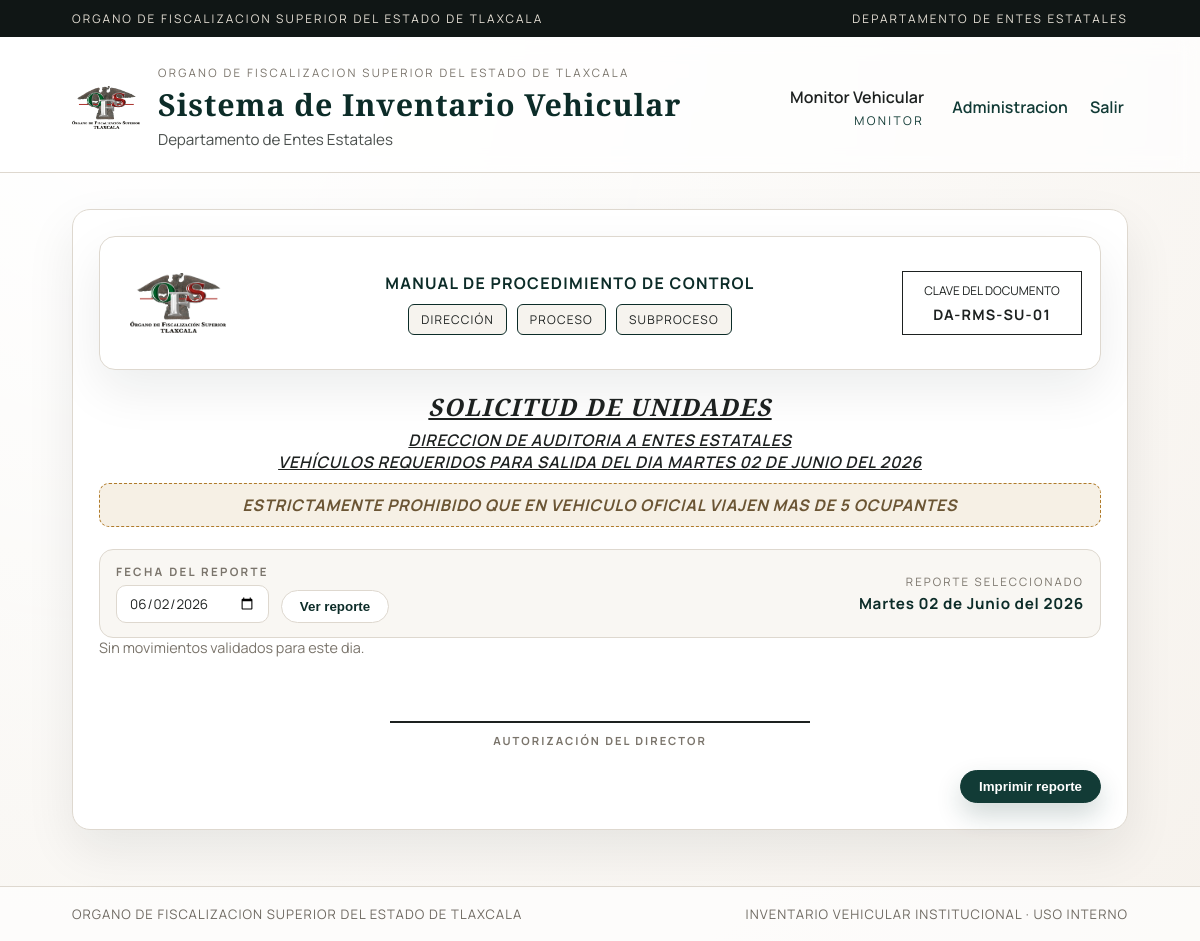
Page /reporte-diario (signed in) on the earlier database version.
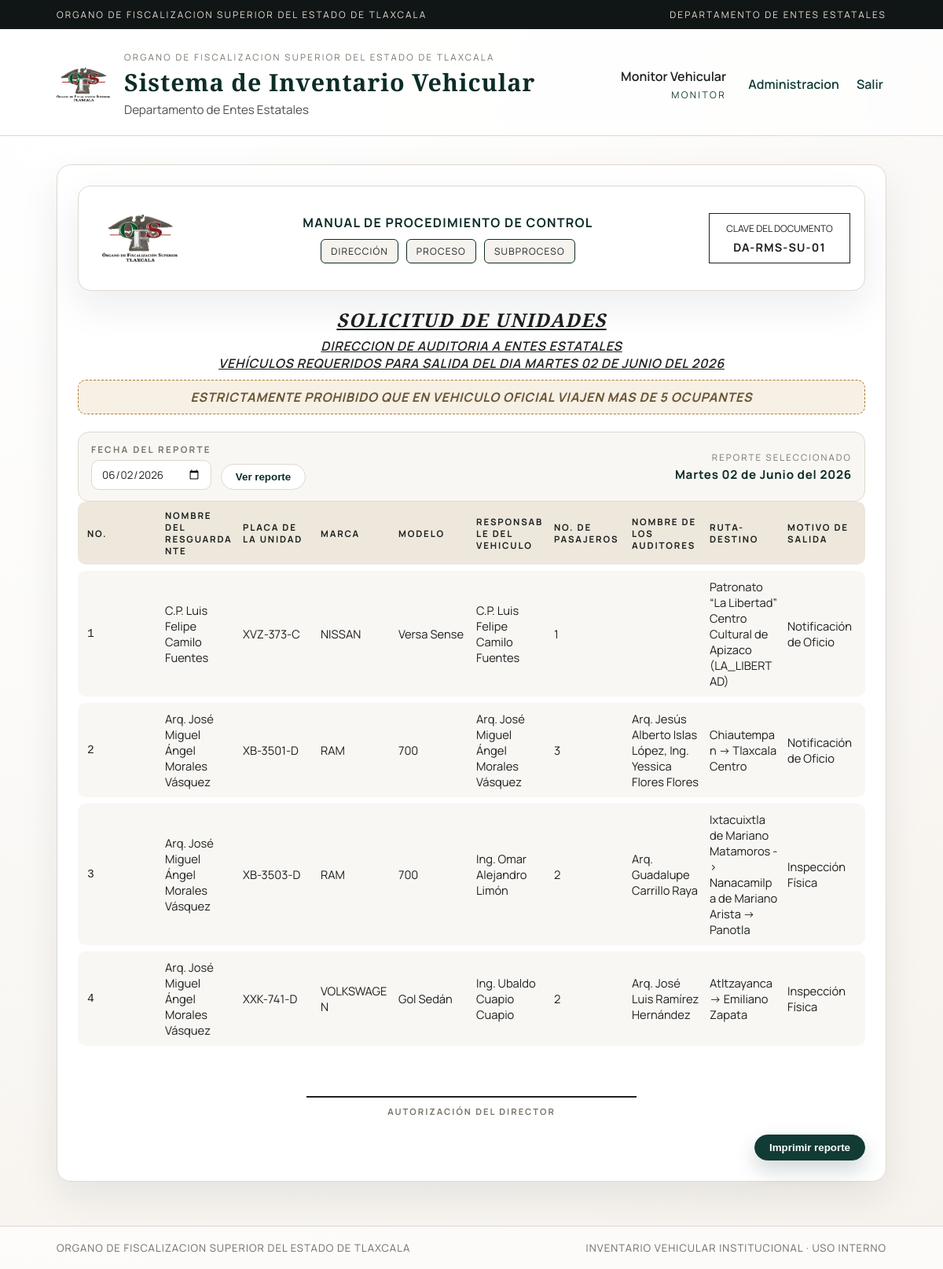
Same page on the later database version.
### tables this page shows
CREATE TABLE "movimientos" (
                    id INTEGER PRIMARY KEY AUTOINCREMENT,
                    folio TEXT UNIQUE NOT NULL,
                    usuario_id INTEGER NOT NULL,
                    ente_clave TEXT NOT NULL,
                    fecha_solicitud TEXT NOT NULL,
                    fecha_entrega TEXT,
                    fecha_devolucion TEXT,
                    cantidad INTEGER NOT NULL,
                    receptor_nombre TEXT NOT NULL,
                    firma_recepcion TEXT,
                    devuelto INTEGER DEFAULT 0,
                    observaciones TEXT,
                    resguardante_nombre TEXT,
                    resguardante_id INTEGER,
                    placa_unidad TEXT,
                    marca TEXT,
                    modelo TEXT,
                    responsable_vehiculo TEXT,
                    vehiculo_id INTEGER,
                    responsable_id INTEGER,
                    no_pasajeros INTEGER,
                    ruta_destino TEXT,
                    motivo_salida TEXT,
                    created_at TIMESTAMP DEFAULT CURRENT_TIMESTAMP, es_emergencia INTEGER DEFAULT 0,
                    FOREIGN KEY(usuario_id) REFERENCES usuarios(id),
                    FOREIGN KEY(vehiculo_id) REFERENCES vehiculos(id)
                );

### app.py (the view)
    @app.route("/reporte-diario")
    def reporte_diario():
        if not session.get("autenticado"):
            return redirect(url_for("login"))
        if session.get("rol") not in {"monitor", "admin"}:
            return redirect(url_for("dashboard"))
        fecha = _normalizar_fecha_solicitud(request.args.get("fecha"))
        movimientos = db_manager.listar_movimientos_entregados(
            session.get("usuario_id"),
            fecha,
        )
        fecha_larga = _fecha_larga_es(fecha)
        return render_template(
            "reporte_diario.html",
            movimientos=movimientos,
            fecha_larga=fecha_larga,
            fecha=fecha,
            can_print=True,
        )

### app.py (called while the page is built)
def _normalizar_fecha_solicitud(fecha_txt: Optional[str]) -> str:
    if not fecha_txt:
        return date.today().isoformat()
    try:
        return datetime.strptime(fecha_txt, "%Y-%m-%d").date().isoformat()
    except ValueError:
        return date.today().isoformat()

def _fecha_larga_es(fecha_iso: str) -> str:
    if not fecha_iso:
        return ""
    try:
        fecha = datetime.strptime(fecha_iso, "%Y-%m-%d").date()
    except ValueError:
        return fecha_iso
    dias = [
        "Lunes",
        "Martes",
        "Miercoles",
        "Jueves",
        "Viernes",
        "Sabado",
        "Domingo",
    ]
    meses = [
        "Enero",
        "Febrero",
        "Marzo",
        "Abril",
        "Mayo",
        "Junio",
        "Julio",
        "Agosto",
        "Septiembre",
        "Octubre",
        "Noviembre",
        "Diciembre",
    ]
    return f"{dias[fecha.weekday()]} {fecha.day:02d} de {meses[fecha.month - 1]} del {fecha.year}"

### scripts/utils.py (called while the page is built)
    def _connect(self):
        conn = sqlite3.connect(self.db_path, timeout=10)
        conn.row_factory = sqlite3.Row
        return conn

### templates/reporte_diario.html (shortened to what this page needs)
{% extends "base.html" %}
{% block content %}
{% set movimientos_len = movimientos|length if movimientos else 0 %}
<section class="card report{% if movimientos_len >= 16 %} report-ultra{% elif movimientos_len > 10 %} report-compact{% elif movimientos_len > 5 %} report-tight{% endif %}">
  <div class="report-doc-header">
    <div class="report-doc-logo">
      <img src="{{ url_for('static', filename='img/logo.png') }}" alt="Logo institucional">
    </div>
    <div class="report-doc-title">
      <div class="report-doc-name">MANUAL DE PROCEDIMIENTO DE CONTROL</div>
      <div class="report-doc-tags">
        <span class="report-doc-tag">Dirección</span>
        <span class="report-doc-tag">Proceso</span>
        <span class="report-doc-tag">Subproceso</span>
      </div>
    </div>
    <div class="report-doc-key">
      <span>Clave del documento</span>
      <strong>DA-RMS-SU-01</strong>
    </div>
  </div>
  <div class="report-header">
    <h2>SOLICITUD DE UNIDADES</h2>
    <p class="report-subtitle">DIRECCION DE AUDITORIA A ENTES ESTATALES</p>
    <p class="report-subtitle">VEHÍCULOS REQUERIDOS PARA SALIDA DEL DIA {{ fecha_larga }}</p>
    <p class="report-warning">ESTRICTAMENTE PROHIBIDO QUE EN VEHICULO OFICIAL VIAJEN MAS DE 5 OCUPANTES</p>
  </div>
  <div class="actions report-actions report-filter">
    <form method="get" action="{{ url_for('reporte_diario') }}" class="report-filter-form">
      <label class="report-filter-field">
        <span>Fecha del reporte</span>
        <input class="date-input" type="date" name="fecha" value="{{ fecha }}" required>
      </label>
      <button class="btn ghost" type="submit">Ver reporte</button>
    </form>
    <div class="report-filter-chip">
      <span>Reporte seleccionado</span>
      <strong>{{ fecha_larga }}</strong>
    </div>
  </div>
  {% if movimientos %}
  <div class="table table-10">
    <div class="table-row header">
      <span class="center-print">No.</span>
      <span>Nombre del resguardante</span>
      <span class="center-print">Placa de la unidad</span>
      <span class="center-print">Marca</span>
      <span class="center-print">Modelo</span>
      <span>Responsable del vehiculo</span>
      <span class="center-print">No. de pasajeros</span>
      <span>Nombre de los auditores</span>
      <span>Ruta-destino</span>
      <span>Motivo de salida</span>
    </div>
    {% for mov in movimientos %}
    {% set no_pasajeros = (mov.no_pasajeros or 0) | int %}
    <div class="table-row">
      <span class="mono center-print">{{ loop.index }}</span>
      <span>{{ mov.resguardante_nombre or "No registrado" }}</span>
      <span class="center-print">{{ mov.placa_unidad }}</span>
      <span class="center-print">{{ mov.marca }}</span>
      <span class="center-print">{{ mov.modelo }}</span>
      <span>{{ mov.responsable_vehiculo }}</span>
      <span class="center-print">{{ no_pasajeros + 1 }}</span>
      {% if no_pasajeros > 0 %}
      <span>{{ mov.pasajeros_nombres or "No registrados" }}</span>
      {% else %}
      <span></span>
      {% endif %}
      <span>{{ mov.ruta_destino }}</span>
      <span>{{ mov.motivo_salida }}</span>
    </div>
    {% endfor %}
  </div>
  {% else %}
  <p class="empty">Sin movimientos validados para este dia.</p>
  {% endif %}
  <div class="signature">
    <div class="signature-line"></div>
    <span class="report-label">Autorización del Director</span>
  </div>
  {% if can_print %}
  <div class="actions report-actions">
    <button class="btn primary" type="button" onclick="window.print()">Imprimir reporte</button>
  </div>
  {% else %}
  <div class="alert">Solo el administrador puede imprimir este reporte.</div>
  {% endif %}
</section>
{% endblock %}

### templates/base.html (shortened to what this page needs)
<!doctype html>
<html lang="es">
  <head>
    <link rel="stylesheet" href="{{ url_for('static', filename='css/style.css') }}">
  </head>
  <body>
    <div class="page">
      <div class="gov-topbar">
        <span>Organo de Fiscalizacion Superior del Estado de Tlaxcala</span>
        <span>Departamento de Entes Estatales</span>
      </div>
      <header class="gov-header">
        <div class="brand">
          <img class="brand-logo" src="{{ url_for('static', filename='img/logo.png') }}" alt="Organo de Fiscalizacion Superior del Estado de Tlaxcala">
          <div class="brand-text">
            <span class="brand-overline">Organo de Fiscalizacion Superior del Estado de Tlaxcala</span>
            <h1>Sistema de Inventario Vehicular</h1>
            <p>Departamento de Entes Estatales</p>
          </div>
        </div>
        {% if session.get('autenticado') %}
        <div class="user-area">
          <div class="user-chip">
            <span class="user-name">{{ session.get('nombre') }}</span>
            <span class="user-role">
              {% if session.get('rol') == 'admin' %}
                ADMINISTRADOR
              {% elif session.get('rol') == 'monitor' %}
                MONITOR
              {% else %}
                USUARIO
              {% endif %}
            </span>
          </div>
          <nav class="nav-links">
            {% if session.get('rol') in ['admin', 'monitor'] %}
            <a href="{{ url_for('admin') }}">Administracion</a>
            {% else %}
            <a href="{{ url_for('dashboard') }}">Solicitud</a>
            {% endif %}
            <a href="{{ url_for('logout') }}">Salir</a>
          </nav>
        </div>
        {% endif %}
      </header>
      <main class="content">
        <div class="content-inner">
          {% block content %}{% endblock %}
        </div>
      </main>
      <footer class="footer">
        <span>Organo de Fiscalizacion Superior del Estado de Tlaxcala</span>
        <span>Inventario vehicular institucional · Uso interno</span>
      </footer>
    </div>
  </body>
</html>

Differences in the rows shown:
added movimientos: resguardante_nombre "C.P. Luis Felipe Camilo Fuentes", placa_unidad "XVZ-373-C", marca "NISSAN", modelo "Versa Sense", responsable_vehiculo "C.P. Luis Felipe Camilo Fuentes", no_pasajeros+1 "1", ruta_destino "Patronato “La Libertad” Centro Cultural de Apizaco (LA_LIBERTAD)", motivo_salida "Notificación de Oficio"
added movimientos: resguardante_nombre "Arq. José Miguel Ángel Morales Vásquez", placa_unidad "XB-3501-D", marca "RAM", modelo "700", responsable_vehiculo "Arq. José Miguel Ángel Morales Vásquez", no_pasajeros "3", pasajeros_nombres "Arq. Jesús Alberto Islas López, Ing. Yessica Flores Flores", ruta_destino "Chiautempan -> Tlaxcala Centro", motivo_salida "Notificación de Oficio"
added movimientos: resguardante_nombre "Arq. José Miguel Ángel Morales Vásquez", placa_unidad "XB-3503-D", marca "RAM", modelo "700", responsable_vehiculo "Ing. Omar Alejandro Limón", no_pasajeros "2", pasajeros_nombres "Arq. Guadalupe Carrillo Raya", ruta_destino "Ixtacuixtla de Mariano Matamoros -> Nanacamilpa de Mariano Arista -> Panotla", motivo_salida "Inspección Física"
added movimientos: resguardante_nombre "Arq. José Miguel Ángel Morales Vásquez", placa_unidad "XXK-741-D", marca "VOLKSWAGEN", modelo "Gol Sedán", responsable_vehiculo "Ing. Ubaldo Cuapio Cuapio", no_pasajeros "2", pasajeros_nombres "Arq. José Luis Ramírez Hernández", ruta_destino "Atltzayanca -> Emiliano Zapata", motivo_salida "Inspección Física"
Other differences:
text no longer shown: "Sin movimientos validados para este dia."
text now shown: "NO. NOMBRE DEL RESGUARDANTE PLACA DE LA UNIDAD MARCA MODELO RESPONSABLE DEL VEHICULO NO. DE PASAJEROS NOMBRE DE LOS AUDITORES RUTA-DESTINO MOTIVO DE SALIDA"
